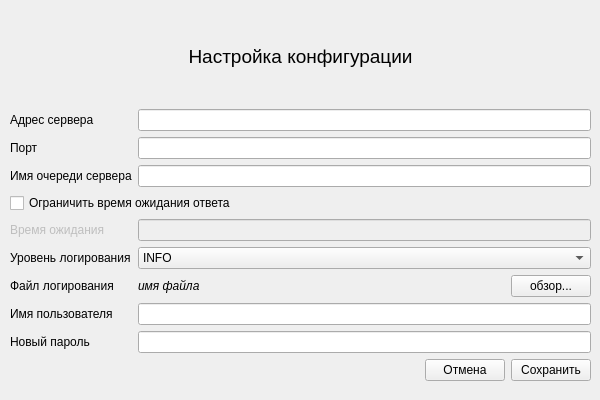
<?xml version="1.0" encoding="UTF-8"?>
<ui version="4.0">
 <class>Config_edit_window</class>
 <widget class="QWidget" name="Config_edit_window">
  <property name="geometry">
   <rect>
    <x>0</x>
    <y>0</y>
    <width>600</width>
    <height>400</height>
   </rect>
  </property>
  <property name="windowTitle">
   <string>Настройка конфигурации</string>
  </property>
  <widget class="QWidget" name="verticalLayoutWidget">
   <property name="geometry">
    <rect>
     <x>10</x>
     <y>10</y>
     <width>581</width>
     <height>371</height>
    </rect>
   </property>
   <layout class="QVBoxLayout" name="layout">
    <item>
     <widget class="QLabel" name="label">
      <property name="font">
       <font>
        <pointsize>14</pointsize>
       </font>
      </property>
      <property name="text">
       <string>Настройка конфигурации</string>
      </property>
      <property name="alignment">
       <set>Qt::AlignCenter</set>
      </property>
     </widget>
    </item>
    <item>
     <layout class="QGridLayout" name="settings_layout">
      <item row="1" column="1">
       <widget class="QLineEdit" name="port_edit"/>
      </item>
      <item row="2" column="0">
       <widget class="QLabel" name="server_queue_label">
        <property name="text">
         <string>Имя очереди сервера</string>
        </property>
       </widget>
      </item>
      <item row="10" column="1">
       <layout class="QHBoxLayout" name="logfile_name_layout">
        <item>
         <widget class="QLabel" name="logfile_name_label">
          <property name="font">
           <font>
            <italic>true</italic>
           </font>
          </property>
          <property name="text">
           <string>имя файла</string>
          </property>
         </widget>
        </item>
        <item>
         <widget class="QPushButton" name="browse_logfile_btn">
          <property name="sizePolicy">
           <sizepolicy hsizetype="Maximum" vsizetype="Fixed">
            <horstretch>0</horstretch>
            <verstretch>0</verstretch>
           </sizepolicy>
          </property>
          <property name="text">
           <string>обзор...</string>
          </property>
         </widget>
        </item>
       </layout>
      </item>
      <item row="0" column="0">
       <widget class="QLabel" name="host_ip_label">
        <property name="text">
         <string>Адрес сервера</string>
        </property>
       </widget>
      </item>
      <item row="6" column="1">
       <widget class="QComboBox" name="log_level_combobox">
        <property name="currentIndex">
         <number>1</number>
        </property>
        <item>
         <property name="text">
          <string>DEBUG</string>
         </property>
        </item>
        <item>
         <property name="text">
          <string>INFO</string>
         </property>
        </item>
        <item>
         <property name="text">
          <string>WARNING</string>
         </property>
        </item>
        <item>
         <property name="text">
          <string>ERROR</string>
         </property>
        </item>
        <item>
         <property name="text">
          <string>CRITICAL</string>
         </property>
        </item>
       </widget>
      </item>
      <item row="3" column="0" colspan="2">
       <widget class="QCheckBox" name="time_limit_checkbox">
        <property name="text">
         <string>Ограничить время ожидания ответа</string>
        </property>
       </widget>
      </item>
      <item row="0" column="1">
       <widget class="QLineEdit" name="host_ip_edit"/>
      </item>
      <item row="2" column="1">
       <widget class="QLineEdit" name="server_queue_edit"/>
      </item>
      <item row="1" column="0">
       <widget class="QLabel" name="port_label">
        <property name="text">
         <string>Порт</string>
        </property>
       </widget>
      </item>
      <item row="6" column="0">
       <widget class="QLabel" name="log_leve_label">
        <property name="text">
         <string>Уровень логирования</string>
        </property>
       </widget>
      </item>
      <item row="10" column="0">
       <widget class="QLabel" name="logfile_setting_label">
        <property name="text">
         <string>Файл логирования</string>
        </property>
       </widget>
      </item>
      <item row="5" column="1">
       <widget class="QLineEdit" name="time_limit_edit">
        <property name="enabled">
         <bool>false</bool>
        </property>
       </widget>
      </item>
      <item row="5" column="0">
       <widget class="QLabel" name="time_limit_label">
        <property name="enabled">
         <bool>false</bool>
        </property>
        <property name="text">
         <string>Время ожидания</string>
        </property>
       </widget>
      </item>
      <item row="11" column="0">
       <widget class="QLabel" name="username_label">
        <property name="text">
         <string>Имя пользователя</string>
        </property>
       </widget>
      </item>
      <item row="12" column="0">
       <widget class="QLabel" name="password_label">
        <property name="text">
         <string>Новый пароль</string>
        </property>
       </widget>
      </item>
      <item row="11" column="1">
       <widget class="QLineEdit" name="username_edit">
        <property name="placeholderText">
         <string/>
        </property>
       </widget>
      </item>
      <item row="12" column="1">
       <widget class="QLineEdit" name="password_edit">
        <property name="echoMode">
         <enum>QLineEdit::Password</enum>
        </property>
       </widget>
      </item>
     </layout>
    </item>
    <item>
     <layout class="QHBoxLayout" name="btns_layout">
      <item>
       <spacer name="spacer">
        <property name="orientation">
         <enum>Qt::Horizontal</enum>
        </property>
        <property name="sizeHint" stdset="0">
         <size>
          <width>40</width>
          <height>20</height>
         </size>
        </property>
       </spacer>
      </item>
      <item>
       <widget class="QPushButton" name="cancel_btn">
        <property name="text">
         <string>Отмена</string>
        </property>
       </widget>
      </item>
      <item>
       <widget class="QPushButton" name="save_btn">
        <property name="text">
         <string>Сохранить</string>
        </property>
       </widget>
      </item>
     </layout>
    </item>
   </layout>
  </widget>
 </widget>
 <resources/>
 <connections/>
</ui>
